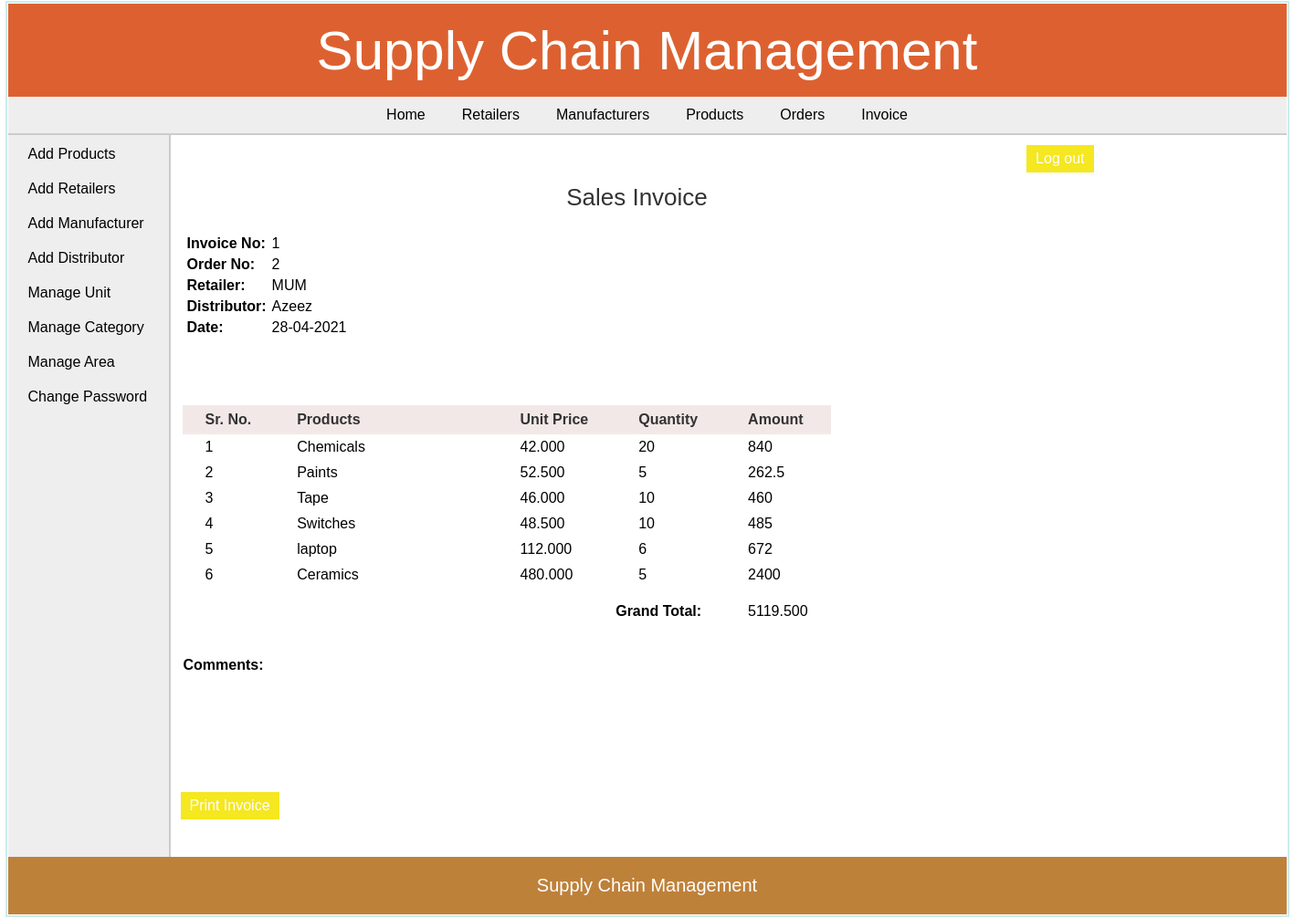
The app's page /admin/view_invoice_items.php?id=1 (signed in) with its own data.
### tables this page shows
CREATE TABLE `invoice` (
  `invoice_id` int(11) NOT NULL,
  `order_id` int(11) NOT NULL,
  `retailer_id` int(11) NOT NULL,
  `dist_id` int(11) NOT NULL,
  `date` date NOT NULL,
  `total_amount` decimal(10,3) NOT NULL,
  `comments` text DEFAULT NULL
);

CREATE TABLE `area` (
  `area_id` int(11) NOT NULL,
  `area_name` varchar(50) NOT NULL,
  `area_code` varchar(10) NOT NULL
);

CREATE TABLE `distributor` (
  `dist_id` int(11) NOT NULL,
  `dist_name` varchar(25) NOT NULL,
  `dist_email` varchar(50) DEFAULT NULL,
  `dist_phone` varchar(10) NOT NULL,
  `dist_address` varchar(200) DEFAULT NULL
);

CREATE TABLE `invoice_items` (
  `invoice_items_id` int(11) NOT NULL,
  `invoice_id` int(11) NOT NULL,
  `product_id` int(11) NOT NULL,
  `quantity` int(6) NOT NULL
);

CREATE TABLE `products` (
  `pro_id` int(11) NOT NULL,
  `pro_name` varchar(25) NOT NULL,
  `pro_desc` text DEFAULT NULL,
  `pro_price` decimal(10,3) NOT NULL,
  `unit` int(11) NOT NULL,
  `pro_cat` int(11) NOT NULL,
  `quantity` int(6) DEFAULT NULL
);

### admin/view_invoice_items.php (the view, shortened to what this page needs)
<?php
	require("../includes/config.php");
	if(isset($_SESSION['admin_login'])) {
		if(isset($_GET['id'])){
			$invoice_id = $_GET['id'];
			$queryInvoiceItems = "SELECT *,invoice_items.quantity as quantity FROM invoice,invoice_items,products WHERE invoice.invoice_id='$invoice_id' AND invoice_items.product_id=products.pro_id AND invoice_items.invoice_id=invoice.invoice_id";
			$resultInvoiceItems = mysqli_query($con,$queryInvoiceItems);
			$querySelectInvoice = "SELECT * FROM invoice,retailer,distributor,area WHERE invoice_id='$invoice_id' AND invoice.retailer_id=retailer.retailer_id AND retailer.area_id=area.area_id AND invoice.dist_id=distributor.dist_id";
			$resultSelectInvoice = mysqli_query($con,$querySelectInvoice);
			$rowSelectInvoice = mysqli_fetch_array($resultSelectInvoice);
		}
	}
	else {
		header('Location:../index.php');
	}
?>
<!DOCTYPE html>
<html>
<head>
	<link rel="stylesheet" href="../includes/main_style.css" >
</head>
<body>
	<?php
		include("../includes/header.inc.php");
		include("../includes/nav_admin.inc.php");
		include("../includes/aside_admin.inc.php");
	?>
	<section>
	<div id="divToPrint" style="clear:both;" >
		<h1 style="text-align:center;">Sales Invoice</h1>
		<table class="table_infoFormat">
		<tr>
			<td><b> Invoice No: </b></td>
			<td> <?php echo $rowSelectInvoice['invoice_id']; ?> </td>
		</tr>
		<tr>
			<td><b> Order No: </b></td>
			<td> <?php echo $rowSelectInvoice['order_id']; ?> </td>
		</tr>
		<tr>
			<td><b> Retailer: </b></td>
			<td> <?php echo $rowSelectInvoice['area_code']; ?> </td>
		</tr>
		<tr>
			<td><b> Distributor: </b></td>
			<td> <?php echo $rowSelectInvoice['dist_name']; ?> </td>
		</tr>
		<tr>
			<td><b> Date: </b></td>
			<td> <?php echo date("d-m-Y",strtotime($rowSelectInvoice['date'])); ?> </td>
		</tr>
		</table>
		<form action="" method="POST" class="form">
		<table class="table_invoiceFormat" style="margin-top:50px;">
			<tr>
				<th style="padding-right:25px;"> Sr. No. </th>
				<th style="padding-right:150px;"> Products </th>
				<th style="padding-right:30px;"> Unit Price </th>
				<th style="padding-right:30px;"> Quantity </th>
				<th> Amount </th>
			</tr>
			<?php $i=1; while($rowInvoiceItems = mysqli_fetch_array($resultInvoiceItems)) { ?>
			<tr>
				<td> <?php echo $i; ?> </td>
				<td> <?php echo $rowInvoiceItems['pro_name']; ?> </td>
				<td> <?php echo $rowInvoiceItems['pro_price']; ?> </td>
				<td> <?php echo $rowInvoiceItems['quantity']; ?> </td>
				<td> <?php echo $rowInvoiceItems['quantity']*$rowInvoiceItems['pro_price']; ?> </td>
			</tr>
			<?php $i++; } ?>
			<tr style="height:40px;vertical-align:bottom;">
				<td colspan="4" style="text-align:right;"><b> Grand Total: </b></td>
				<td>
				<?php
					mysqli_data_seek($resultInvoiceItems,0);
					$rowInvoiceItems = mysqli_fetch_array($resultInvoiceItems);
					echo $rowInvoiceItems['total_amount'];
				?>
				</td>
			</tr>
		</table><br/><br/>
		<b>Comments:</b> <br/> <?php echo $rowSelectInvoice['comments']; ?>
		<br/><br/><br/><br/><br/><br/>
		</div>
		<input type="button" value="Print Invoice" class="submit_button" onclick="PrintDiv();" />
	</section>
	<?php
		include("../includes/footer.inc.php");
	?>
</body>
</html>

### includes/main_style.css (style rules this page uses)
* { font-family: arial,sans-serif; margin:0px; padding:1px; }
body { width:1400px; margin:auto; border:2px solid #cbecec; }
.submit_button { font-size:16px; margin-top:20px; margin-right:20px; padding:6px 10px; background-color:#f5e720; border:none; color:white; }
section { width:1000px; padding:10px; padding-bottom:40px; }
section h1 { margin-bottom:10px; font-weight:normal; color:#333; font-size: 26px; }
table { border-collapse: collapse; }
.table_invoiceFormat th { background-color:rgb(243, 232, 232); color:#333; padding: 7px 25px; }
.table_invoiceFormat tr { border:none; }
.table_invoiceFormat td,.table_invoiceFormat tr { padding: 5px 25px; text-align: left; }
.table_infoFormat { margin:20px 5px 25px; }
.table_infoFormat td { padding:5px 5px 0px 0px; }
.table_infoFormat td:first-child { font-weight:bold; }

### records on screen
invoice: invoice_id "1", order "2", area.area_code "MUM", dist.dist_name "Azeez", date "28-04-2021", total_amount "5119.500"
invoice_items: product.pro_name "Chemicals", product.pro_price "42.000", quantity "20", $rowInvoiceItems['quantity']*$rowInvoiceItems['pro_price'] "840"
invoice_items: product.pro_name "Paints", product.pro_price "52.500", quantity "5", $rowInvoiceItems['quantity']*$rowInvoiceItems['pro_price'] "262.5"
invoice_items: product.pro_name "Tape", product.pro_price "46.000", quantity "10", $rowInvoiceItems['quantity']*$rowInvoiceItems['pro_price'] "460"
invoice_items: product.pro_name "Switches", product.pro_price "48.500", quantity "10", $rowInvoiceItems['quantity']*$rowInvoiceItems['pro_price'] "485"
invoice_items: product.pro_name "laptop", product.pro_price "112.000", quantity "6", $rowInvoiceItems['quantity']*$rowInvoiceItems['pro_price'] "672"
invoice_items: product.pro_name "Ceramics", product.pro_price "480.000", quantity "5", $rowInvoiceItems['quantity']*$rowInvoiceItems['pro_price'] "2400"
